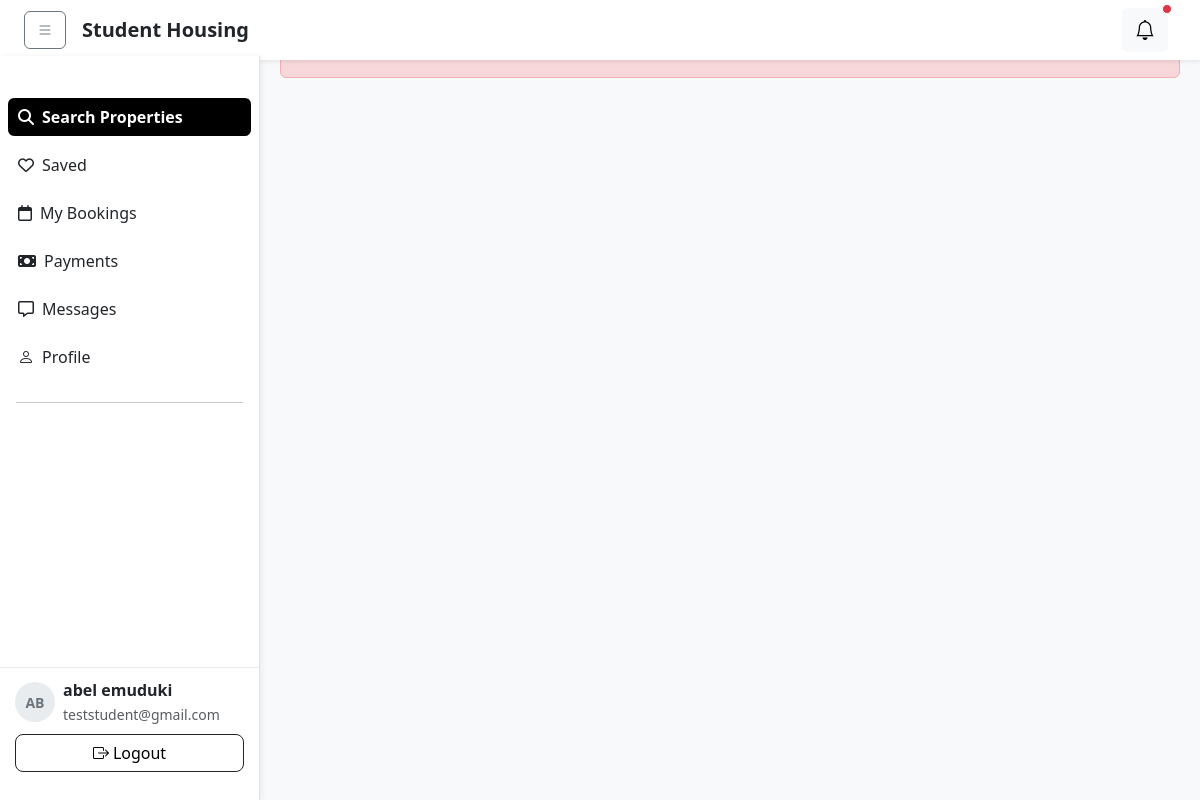
The page /dashboards/student_dashboard.php (signed in) on the database its author committed.
### tables this page shows
CREATE TABLE `students` (
  `id` int(11) NOT NULL AUTO_INCREMENT,
  `user_id` int(11) NOT NULL,
  `full_name` varchar(150) DEFAULT NULL,
  `student_identifier` varchar(100) DEFAULT NULL,
  `email` varchar(150) DEFAULT NULL,
  `phone` varchar(50) DEFAULT NULL,
  `bio` text DEFAULT NULL,
  `university` varchar(150) DEFAULT NULL,
  `course` varchar(150) DEFAULT NULL,
  `year_of_study` varchar(50) DEFAULT NULL,
  `current_address` varchar(255) DEFAULT NULL,
  `emergency_name` varchar(150) DEFAULT NULL,
  `emergency_phone` varchar(50) DEFAULT NULL,
  `avatar` varchar(255) DEFAULT NULL,
  `created_at` timestamp NOT NULL DEFAULT current_timestamp(),
  `updated_at` timestamp NOT NULL DEFAULT current_timestamp() ON UPDATE current_timestamp(),
  PRIMARY KEY (`id`),
  KEY `fk_students_user` (`user_id`),
  CONSTRAINT `fk_students_user` FOREIGN KEY (`user_id`) REFERENCES `users` (`user_id`) ON DELETE CASCADE
);

### dashboards/student_dashboard.php (the view, shortened to what this page needs)
<?php
include("../config/db.php");
$student_id = $_SESSION['user_id'];
$student_profile = [
    'full_name' => $_SESSION['username'] ?? 'Student',
    'email' => $_SESSION['email'] ?? '',
    'avatar' => null
];
$profile_res = $conn->query("
    SELECT full_name, email, avatar
    FROM students
    WHERE user_id = {$student_id}
    LIMIT 1
");
if ($profile_res && $profile_res->num_rows > 0) {
    $student_profile = array_merge($student_profile, $profile_res->fetch_assoc());
}
$avatarUrl = '';
?>
<!DOCTYPE html>
<html lang="en">
<head>
    <link href="https://cdn.jsdelivr.net/npm/bootstrap@5.3.2/dist/css/bootstrap.min.css" rel="stylesheet">
    <link href="https://cdn.jsdelivr.net/npm/bootstrap-icons@1.11.1/font/bootstrap-icons.css" rel="stylesheet">
    <link rel="stylesheet" href="https://cdnjs.cloudflare.com/ajax/libs/font-awesome/6.5.1/css/all.min.css" />
</head>
<body class="bg-light">
    <nav class="navbar navbar-expand-lg navbar-light bg-white shadow-sm fixed-top">
        <div class="container-fluid px-4 d-flex justify-content-between align-items-center">
            <div class="d-flex align-items-center">
                <button class="btn btn-outline-secondary me-3" id="sidebarToggle">
                    <i class="bi bi-list"></i>
                </button>
                <a class="navbar-brand fw-bold text-dark" href="#">Student Housing</a>
            </div>
            <div class="d-flex align-items-center">
                <button class="btn btn-light position-relative me-2">
                    <i class="bi bi-bell fs-5"></i>
                    <span class="position-absolute top-0 start-100 translate-middle p-1 bg-danger border border-light rounded-circle"></span>
                </button>
            </div>
        </div>
    </nav>
    <div class="sidebar" id="sidebar">
        <ul class="nav flex-column mt-4">
            <li><a href="javascript:void(0);" class="active" onclick="loadSection('search_properties', this)"><i class="fa-solid fa-magnifying-glass me-2"></i>Search Properties</a></li>
            <li><a href="javascript:void(0);"  onclick="loadSection('saved_properties', this)"><i class="fa-regular fa-heart me-2"></i>Saved</a></li>
            <li><a href="javascript:void(0);" onclick="loadSection('my_bookings', this)"><i class="fa-regular fa-calendar me-2"></i>My Bookings</a></li>
            <li><a href="javascript:void(0);" onclick="loadSection('payments', this)"><i class="fa-solid fa-money-bill me-2"></i>Payments</a></li>
            <li><a href="javascript:void(0);" onclick="loadSection('messages', this)"><i class="fa-regular fa-message me-2"></i>Messages</a></li>
            <li><a href="javascript:void(0);" onclick="loadSection('student_profile', this)"><i class="bi bi-person me-2"></i>Profile</a></li>
            <hr class="my-3 mx-3">
        </ul>
        <div class="bottom-section">
            <div class="d-flex align-items-center mb-2">
                <?php if ($avatarUrl): ?>
                    <img src="<?= htmlspecialchars($avatarUrl) ?>" class="rounded-circle me-2" alt="Avatar" style="width: 40px; height: 40px; object-fit: cover;">
                <?php else: ?>
                    <div class="rounded-circle me-2 d-flex align-items-center justify-content-center" style="width: 40px; height: 40px; background: #e9ecef; font-weight: 700; color: #6c757d; font-size: 14px;">
                        <?= strtoupper(substr($student_profile['full_name'] ?: 'S', 0, 2)) ?>
                    </div>
                <?php endif; ?>
                <div>
                    <strong><?= htmlspecialchars($student_profile['full_name'] ?: 'Student') ?></strong><br>
                    <small class="text-muted"><?= htmlspecialchars($student_profile['email'] ?: $_SESSION['username'] ?? 'student') ?></small>
                </div>
            </div>
            <a href="../auth/logout.php" class="btn btn-dark w-100 d-flex  align-items-center justify-content-center">
                <i class="bi bi-box-arrow-right me-1"></i>Logout
            </a>
        </div>
    </div>
<div class="main-content" id="content" style="margin-left: 260px; padding: 20px; transition: margin-left .3s;">
</div>
</body>
</html>

### dashboards/student_dashboard.php (style rules this page uses)
body { min-height: 100vh; display: flex; flex-direction: column; }
.navbar { z-index: 1100; }
.sidebar { min-width: 260px; background-color: #ffffff; padding-top: 6px 0; height: calc(100vh - 56px); position: fixed; z-index: 1000; top: 56px; left: 0; bottom: 0; display: flex; flex-direction: column; justify-content: space-between; overflow: hidden; border-right: 1px solid #dee2e6; box-shadow: 2px 0 6px rgba(0, 0, 0, 0.05); transition: all 0.3s ease; z-index: 1200; }
.main-content { margin-left: 260px; transition: margin-left .28s ease; }
.main-content { padding-top: 72px; }
.sidebar .nav { position: relative; z-index: 1210; }
.sidebar .nav a { position: relative; z-index: 1211; pointer-events: auto; }
.sidebar ul { list-style: none; padding: 0; margin-top: 0; flex: 1; display: flex; flex-direction: column; justify-content: flex-start; gap: 10px; padding-top: 18px; }
.sidebar ul li { margin: 0 8px; }
.sidebar ul li a { display: flex; align-items: center; padding: 7px 10px; text-decoration: none; color: #212529; border-radius: 6px; font-weight: 500; font-size: 1rem; transition: all 0.25s ease; position: relative; }
.sidebar ul li a.active { background-color: #000; color: #fff !important; font-weight: 600; }
.bottom-section { border-top: 1px solid #e9ecef; padding: 10px 15px; background-color: #fff; flex-shrink: 0; margin-bottom: 18px; }
.bottom-section .d-flex { align-items: center; }
.bottom-section a { text-decoration: none; color: #000; font-weight: 500; display: flex; align-items: center; margin-top: 8px; }
.bottom-section .btn { background-color: #fff; color: #000; border-radius: 8px; padding: 6px 0; font-weight: 500; transition: all 0.3s ease; }
.bottom-section .btn i { font-size: 1rem; }

### rows shown on the page
students: full_name "AB", full_name "abel emuduki", email "teststudent@gmail.com"
